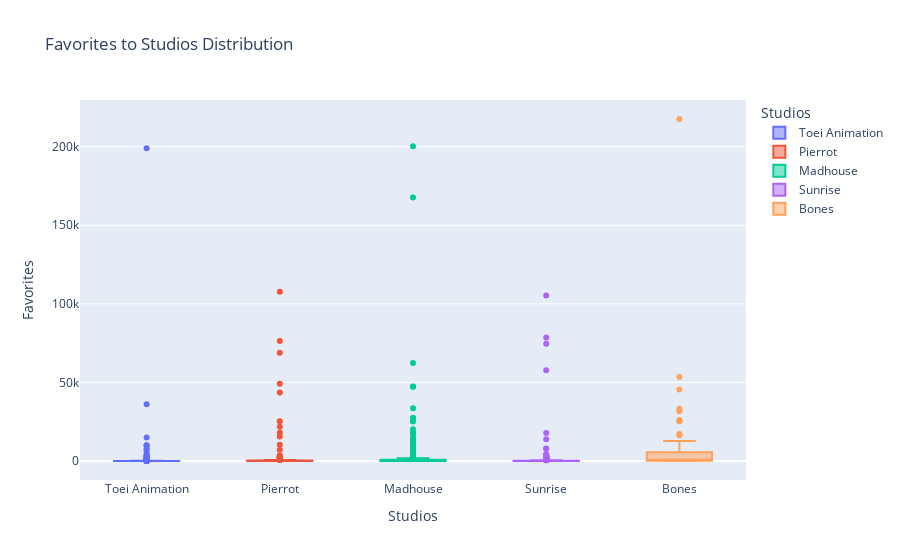

Notebook code cell kept with this figure:
### Code cell
# Create vertical box plot for the filtered data
fig_box = px.box(df[df['Studios'].isin(set(list(top_studios['Studios'])))], 
                 x='Studios', 
                 y='Favorites', 
                 color='Studios', 
                 title="Favorites to Studios Distribution", 
                 orientation='v',
                 custom_data=['Name'])

# Get the indices of maximum values
max_indices = df.groupby('Studios')['Favorites'].idxmax()

# Add text labels for maximum values
fig_box.update_traces(
    hovertemplate="<b>Name:</b> %{customdata[0]}<br><b>Favorites:</b> %{y}",
    selector=dict(type='box')
)

# Show the plot
fig_box.show()

### Figure 1 — Plotly figure (JSON) as saved in the notebook; plotly's stock layout.template omitted (floating-point values rounded to 4 significant figures; data arrays with more than 128 entries replaced by an {"elided": "..."} marker saying what was removed)
{"data": [{"alignmentgroup": "True", "customdata": {"elided": "561x1 str values"}, "hovertemplate": "<b>Name:</b> %{customdata[0]}<br><b>Favorites:</b> %{y}", "legendgroup": "Toei Animation", "marker": {"color": "#636efa"}, "name": "Toei Animation", "notched": false, "offsetgroup": "Toei Animation", "orientation": "v", "showlegend": true, "type": "box", "x": {"elided": "561 str values"}, "x0": " ", "xaxis": "x", "y": {"elided": "561 int values"}, "y0": " ", "yaxis": "y"}, {"alignmentgroup": "True", "customdata": {"elided": "192x1 str values"}, "hovertemplate": "<b>Name:</b> %{customdata[0]}<br><b>Favorites:</b> %{y}", "legendgroup": "Pierrot", "marker": {"color": "#EF553B"}, "name": "Pierrot", "notched": false, "offsetgroup": "Pierrot", "orientation": "v", "showlegend": true, "type": "box", "x": {"elided": "192 str values"}, "x0": " ", "xaxis": "x", "y": {"elided": "192 int values"}, "y0": " ", "yaxis": "y"}, {"alignmentgroup": "True", "customdata": {"elided": "263x1 str values"}, "hovertemplate": "<b>Name:</b> %{customdata[0]}<br><b>Favorites:</b> %{y}", "legendgroup": "Madhouse", "marker": {"color": "#00cc96"}, "name": "Madhouse", "notched": false, "offsetgroup": "Madhouse", "orientation": "v", "showlegend": true, "type": "box", "x": {"elided": "263 str values"}, "x0": " ", "xaxis": "x", "y": {"elided": "263 int values"}, "y0": " ", "yaxis": "y"}, {"alignmentgroup": "True", "customdata": {"elided": "339x1 str values"}, "hovertemplate": "<b>Name:</b> %{customdata[0]}<br><b>Favorites:</b> %{y}", "legendgroup": "Sunrise", "marker": {"color": "#ab63fa"}, "name": "Sunrise", "notched": false, "offsetgroup": "Sunrise", "orientation": "v", "showlegend": true, "type": "box", "x": {"elided": "339 str values"}, "x0": " ", "xaxis": "x", "y": {"elided": "339 int values"}, "y0": " ", "yaxis": "y"}, {"alignmentgroup": "True", "customdata": [["Fullmetal Alchemist: The Conqueror of Shamballa"], ["Kurau Phantom Memory"], ["Fullmetal Alchemist: Reflections"], ["Darker than Black: Kuro no Keiyakusha"], ["Darker than Black: Kuro no Keiyakusha - Sakura no Hana no Mankai no Shita"], ["Darker than Black: Ryuusei no Gemini"], ["Darker than Black: Kuro no Keiyakusha Gaiden"], ["Fullmetal Alchemist: Brotherhood - 4-Koma Theater"], ["Heroman Specials"], ["Fullmetal Alchemist: The Sacred Star of Milos Specials"], ["Star Driver the Movie"], ["Noragami OVA"], ["Soul Eater: Late Night Show"], ["Soul Eater NOT!"], ["Tenkai Knights"], ["Space☆Dandy 2nd Season"], ["Show By Rock!!"], ["Noragami Aragoto OVA"], ["Show By Rock!! #"], ["Show By Rock!! Short!!"], ["Eureka Seven AO: One More Time - Lord Don't Slow Me Down"], ["Boku no Hero Academia: Hero Note"], ["Mob Psycho Mini"], ["Bungou Stray Dogs 3rd Season"], ["Boku no Hero Academia the Movie 1: Futari no Hero Specials"], ["Carole & Tuesday Specials"], ["SK∞ (OVA)"], ["Boku no Hero Academia the Movie 3: World Heroes' Mission - Tabidachi"], ["SK∞ 2nd Season"], ["Akagami no Shirayuki-hime"], ["Akagami no Shirayuki-hime 2nd Season"], ["Boku no Hero Academia (ONA)"], ["Boku no Hero Academia 4th Season"], ["Boku no Hero Academia 5th Season"], ["Boku no Hero Academia the Movie 1: Futari no Hero"], ["Boku no Hero Academia the Movie 2: Heroes:Rising"], ["Bounen no Xamdou"], ["Bungou Stray Dogs 4th Season"], ["Bungou Stray Dogs 5th Season"], ["Captain Earth"], ["Eureka Seven AO"], ["Fullmetal Alchemist"], ["Fullmetal Alchemist: Brotherhood Specials"], ["Fullmetal Alchemist: Premium Collection"], ["Gosick"], ["Heroman"], ["Hitsugi no Chaika: Avenging Battle"], ["Juu Ou Sei"], ["Kekkai Sensen"], ["Kidou Tenshi Angelic Layer"], ["Metallic Rouge"], ["Mob Psycho 100"], ["Mob Psycho 100 II"], ["Ouran Koukou Host Club"], ["RahXephon"], ["RahXephon: Tagen Hensoukyoku"], ["SK∞"], ["Soul Eater"], ["Space☆Dandy"], ["Towa no Quon 1: Utakata no Kaben"], ["Towa no Quon 5: Souzetsu no Raifuku"], ["Vanitas no Karte"], ["A.I.C.O. Incarnation"], ["Boku no Hero Academia"], ["Boku no Hero Academia 2nd Season"], ["Boku no Hero Academia 3rd Season"], ["Boku no Hero Academia 6th Season"], ["Boku no Hero Academia the Movie 3: World Heroes' Mission"], ["Boku no Hero Academia: Training of the Dead"], ["Bungou Stray Dogs"], ["Bungou Stray Dogs 2nd Season"], ["Bungou Stray Dogs: Dead Apple"], ["Carole & Tuesday"], ["Concrete Revolutio: Choujin Gensou"], ["Cowboy Bebop: Tengoku no Tobira"], ["Fullmetal Alchemist: Brotherhood"], ["Fullmetal Alchemist: The Sacred Star of Milos"], ["Hisone to Maso-tan"], ["Hitsugi no Chaika"], ["Josee to Tora to Sakana-tachi"], ["Karakuri Kiden: Hiwou Senki"], ["Kekkai Sensen & Beyond"], ["Kenran Butou Sai: The Mars Daybreak"], ["Koukyoushihen Eureka Seven"], ["Koukyoushihen Eureka Seven Hi-Evolution 1"], ["Koukyoushihen Eureka Seven Hi-Evolution 2: Anemone"], ["Mob Psycho 100 III"], ["Mob Psycho 100: Reigen - Shirarezaru Kiseki no Reinouryokusha"], ["No.6"], ["Noragami"], ["Noragami Aragoto"], ["RahXephon Specials"], ["Scrapped Princess"], ["Skull Man"], ["Star Driver: Kagayaki no Takuto"], ["Stranger: Mukou Hadan"], ["Super Crooks"], ["Tenpou Ibun: Ayakashi Ayashi"], ["Towa no Quon 2: Konton no Ranbu"], ["Towa no Quon 3: Mugen no Renza"], ["Towa no Quon 4: Guren no Shoushin"], ["Towa no Quon 6: Towa no Quon"], ["Un-Go"], ["Vanitas no Karte Part 2"], ["Wolf's Rain"], ["Wolf's Rain OVA"], ["Zetsuen no Tempest"]], "hovertemplate": "<b>Name:</b> %{customdata[0]}<br><b>Favorites:</b> %{y}", "legendgroup": "Bones", "marker": {"color": "#FFA15A"}, "name": "Bones", "notched": false, "offsetgroup": "Bones", "orientation": "v", "showlegend": true, "type": "box", "x": ["Bones", "Bones", "Bones", "Bones", "Bones", "Bones", "Bones", "Bones", "Bones", "Bones", "Bones", "Bones", "Bones", "Bones", "Bones", "Bones", "Bones", "Bones", "Bones", "Bones", "Bones", "Bones", "Bones", "Bones", "Bones", "Bones", "Bones", "Bones", "Bones", "Bones", "Bones", "Bones", "Bones", "Bones", "Bones", "Bones", "Bones", "Bones", "Bones", "Bones", "Bones", "Bones", "Bones", "Bones", "Bones", "Bones", "Bones", "Bones", "Bones", "Bones", "Bones", "Bones", "Bones", "Bones", "Bones", "Bones", "Bones", "Bones", "Bones", "Bones", "Bones", "Bones", "Bones", "Bones", "Bones", "Bones", "Bones", "Bones", "Bones", "Bones", "Bones", "Bones", "Bones", "Bones", "Bones", "Bones", "Bones", "Bones", "Bones", "Bones", "Bones", "Bones", "Bones", "Bones", "Bones", "Bones", "Bones", "Bones", "Bones", "Bones", "Bones", "Bones", "Bones", "Bones", "Bones", "Bones", "Bones", "Bones", "Bones", "Bones", "Bones", "Bones", "Bones", "Bones", "Bones", "Bones", "Bones"], "x0": " ", "xaxis": "x", "y": [628, 137, 37, 16441, 189, 1487, 818, 126, 1, 19, 9, 385, 37, 193, 24, 1807, 361, 365, 76, 17, 6, 606, 14, 4846, 162, 5, 261, 82, 112, 7280, 1685, 49, 8217, 10087, 1392, 1796, 1075, 2751, 210, 88, 198, 25502, 181, 87, 8106, 80, 196, 367, 7590, 291, 6, 45435, 31617, 33261, 947, 19, 12511, 26107, 5250, 133, 15, 6828, 228, 53389, 17157, 12739, 6433, 965, 201, 25238, 6629, 1696, 2879, 209, 1448, 217606, 146, 310, 835, 5650, 3, 1618, 32, 9028, 24, 16, 8816, 130, 7272, 32675, 11428, 0, 427, 64, 599, 2929, 272, 25, 16, 16, 14, 49, 622, 2537, 5636, 367, 6521], "y0": " ", "yaxis": "y"}], "layout": {"boxmode": "overlay", "legend": {"title": {"text": "Studios"}, "tracegroupgap": 0}, "title": {"text": "Favorites to Studios Distribution"}, "xaxis": {"anchor": "y", "categoryarray": ["Toei Animation", "Pierrot", "Madhouse", "Sunrise", "Bones"], "categoryorder": "array", "domain": [0, 1], "title": {"text": "Studios"}}, "yaxis": {"anchor": "x", "domain": [0, 1], "title": {"text": "Favorites"}}}}
